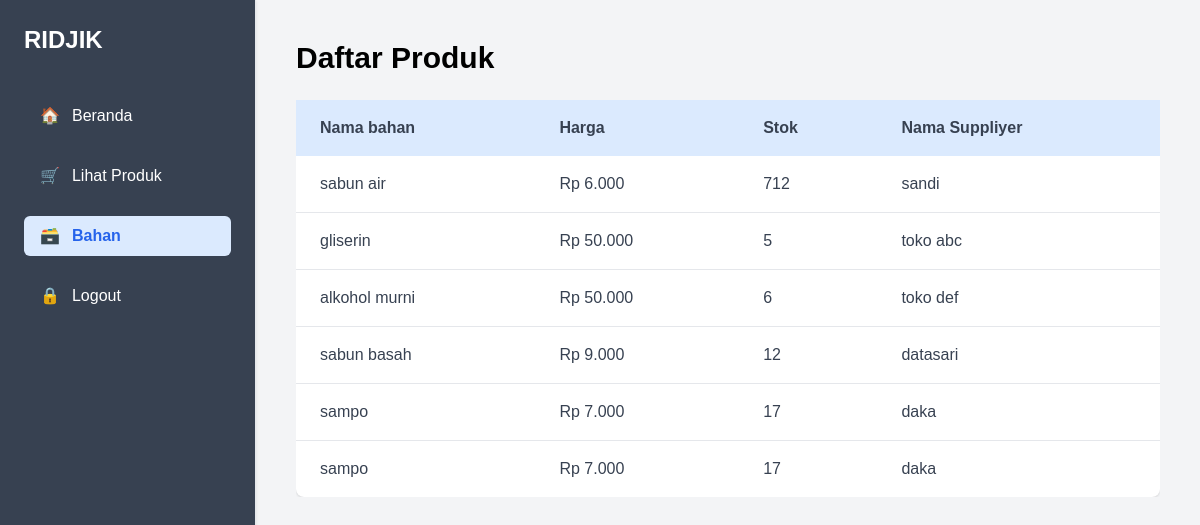
Page /ubahan.php on the committed database.
### tables this page shows
CREATE TABLE `bahan` (
  `id_bahan` int(11) NOT NULL,
  `kode_bahan` int(5) NOT NULL,
  `nama_bahan` varchar(50) NOT NULL,
  `nama_suppliyer` varchar(50) NOT NULL,
  `stok_bahan` int(11) NOT NULL,
  `harga` bigint(20) NOT NULL
);

### ubahan.php (the view, shortened to what this page needs)
<?php
require 'koneksi.php';
$query = "SELECT * FROM bahan";
$result = mysqli_query($conn, $query);
?>
<!DOCTYPE html>
<html lang="id">
<head>
    <script src="https://cdn.tailwindcss.com"></script>
    <link href="style.css" rel="stylesheet">
</head>
<body class="bg-gray-100 flex">
    <aside class="w-64 h-screen bg-grey p-6 shadow fixed sidebar">
        <h1 class="text-2xl font-bold mb-10 text-white-600">RIDJIK</h1>
        <nav class="flex flex-col space-y-5">
            <a href="udashboard.php" class="sidebar-link">🏠<span>Beranda</span></a>
            <a href="uproduk.php" class="sidebar-link">🛒<span>Lihat Produk</span></a>
            <a href="ubahan.php" class="sidebar-link active">🗃️<span>Bahan</span></a>
           <a href="ulogin.php" class="sidebar-link">🔒<span>Logout</span></a>
        </nav>
    </aside>
    <main class="main-content ml-64 p-10">
        <h1 class="text-3xl font-bold mb-6">Daftar Produk</h1>
        <div class="overflow-x-auto">
            <table class="min-w-full bg-white rounded-lg shadow product-table">
                <thead class="table-header">
                    <tr>
                        <th class="table-cell">Nama bahan</th>
                        <th class="table-cell">Harga</th>
                        <th class="table-cell"> Stok </th>
                        <th class="table-cell">Nama Suppliyer</th>
                    </tr>
                </thead>
                <tbody class="text-gray-700 divide-y divide-gray-200">
                    <?php if (mysqli_num_rows($result) > 0): ?>
                        <?php while ($row = mysqli_fetch_assoc($result)): ?>
                            <tr>
                                <td class="table-cell"><?= htmlspecialchars($row['nama_bahan']) ?></td>
                                <td class="table-cell">Rp <?= number_format($row['harga'], 0, ',', '.') ?></td>
                                <td class="table-cell"><?= $row['stok_bahan'] ?></td>
                                 <td class="table-cell"><?= htmlspecialchars($row['nama_suppliyer']) ?></td>
                            </tr>
                        <?php endwhile; ?>
                    <?php else: ?>
                        <tr><td colspan="4" class="text-center py-4 text-gray-500">Tidak ada produk ditemukan.</td></tr>
                    <?php endif; ?>
                </tbody>
            </table>
        </div>
    </main>
</body>
</html>

### style.css (style rules this page uses)
* { margin: 0; padding: 0; box-sizing: border-box; }
html, body { height: 100%; font-family: Arial, sans-serif; }
.sidebar { position: fixed; top: 0; left: 0; width: 16rem; height: 100vh; background-color: #374151; padding: 1.25rem; color: white; overflow-y: auto; z-index: 10; border-right: 1px solid #e5e7eb; }
.sidebar-link { display: flex; align-items: center; gap: 0.75rem; color: #ffffff; text-decoration: none; padding: 0.5rem 1rem; border-radius: 0.375rem; transition: all 0.2s; }
.sidebar-link.active { color: #2563eb; font-weight: 600; background-color: #dbeafe; }
.main-content { margin-left: 16rem; height: 100vh; flex: 1; overflow-y: auto; padding: 2.5rem; }
.table-header { background-color: #dbeafe; color: #374151; text-align: left; }
.table-cell { padding: 1rem 1.5rem; }

### rows in the picture
bahan: nama_bahan "sabun air", harga "6.000", stok_bahan "712", nama_suppliyer "sandi"
bahan: nama_bahan "gliserin", harga "50.000", stok_bahan "5", nama_suppliyer "toko abc"
bahan: nama_bahan "alkohol murni", harga "50.000", stok_bahan "6", nama_suppliyer "toko def"
bahan: nama_bahan "sabun basah", harga "9.000", stok_bahan "12", nama_suppliyer "datasari"
bahan: nama_bahan "sampo", harga "7.000", stok_bahan "17", nama_suppliyer "daka"
bahan: nama_bahan "sampo", harga "7.000", stok_bahan "17", nama_suppliyer "daka"
